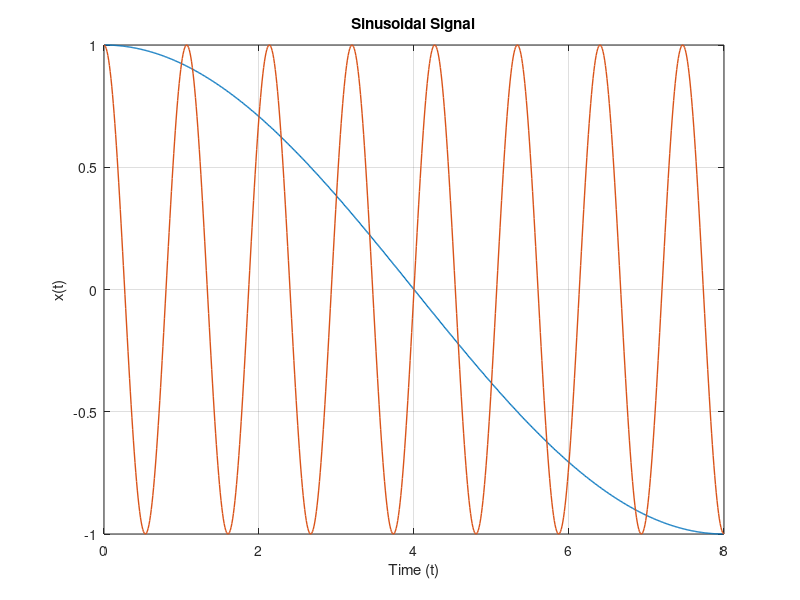

The MATLAB script that drew this image:
clc; clear; close all;
t = 0:0.01:8;
function y = x(t)
   
    y = cos(pi/8*t); 
end
function y = y(t)
   
    y = cos(15*pi/8*t); 
end


plot(t, x(t),'LineWidth', 1)
grid on;
xlabel('Time (t)');
ylabel('x(t)');
title('Sinusoidal Signal');




hold on;
plot(t, y(t),'LineWidth', 1)
grid on;

